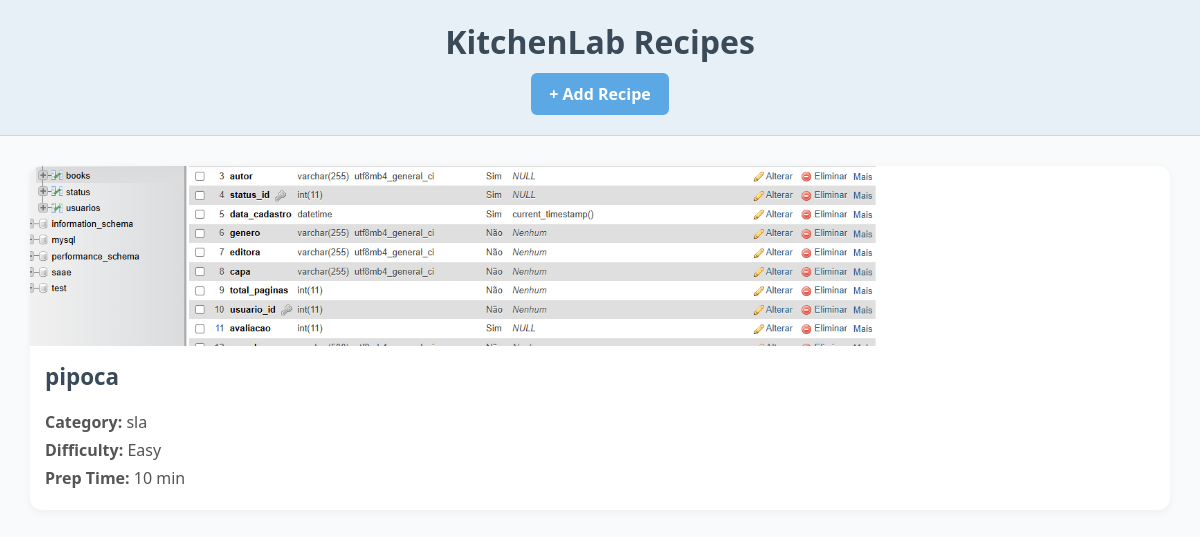
Before: / with the older database file.
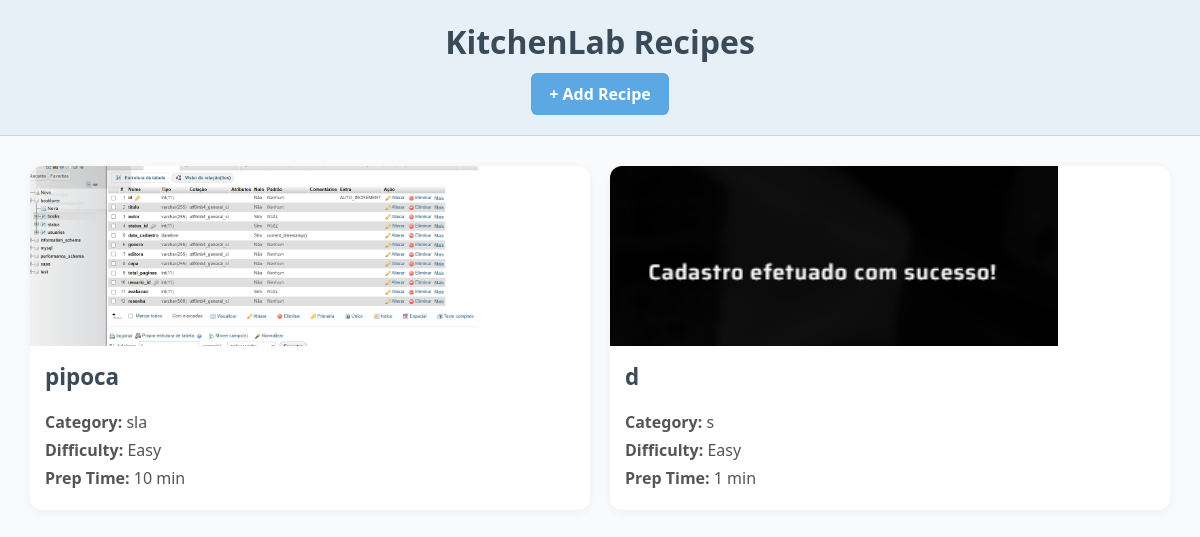
After: the same page with the newer database file.
### recipes/models.py (models this page shows, shortened)
class Recipe(models.Model):
    DIFFICULTY_CHOICES = [
        ('Easy', 'Easy'),
        ('Medium', 'Medium'),
        ('Hard', 'Hard'),
    ]
    name = models.CharField(max_length=100)
    ingredients = models.TextField()
    instructions = models.TextField()
    prep_time = models.IntegerField(help_text="Preparation time in minutes")
    difficulty = models.CharField(max_length=20, choices=DIFFICULTY_CHOICES)
    category = models.CharField(max_length=50)
    image = models.ImageField(upload_to='recipe_images/', null=True, blank=True)
    created_by = models.ForeignKey(User, on_delete=models.CASCADE)
    created_at = models.DateTimeField(auto_now_add=True)

### recipes/views.py (the view)
# urls.py: path('', views.index, name='index'),
def index(request):
    recipes = Recipe.objects.all()
    return render(request, 'recipes/index.html', {'recipes': recipes})

### recipes/templates/recipes/index.html (shortened to what this page needs)
{% load static %}
<!DOCTYPE html>
<html lang="en">
  <head>
    <link rel="stylesheet" href="{% static 'recipes/style.css' %}" />
  </head>
  <body>
    <header class="header">
      <h1>KitchenLab Recipes</h1>
      <a href="{% url 'add_recipe' %}" class="add-btn">+ Add Recipe</a>
    </header>
    <main class="recipes-container">
      {% for recipe in recipes %}
      <div class="recipe-card">
        {% if recipe.image %}
        <img
          src="{{ recipe.image.url }}"
          alt="{{ recipe.name }}"
          class="recipe-img"
        />
        {% endif %}
        <div class="recipe-content">
          <h2>{{ recipe.name }}</h2>
          <p><strong>Category:</strong> {{ recipe.category }}</p>
          <p><strong>Difficulty:</strong> {{ recipe.difficulty }}</p>
          <p><strong>Prep Time:</strong> {{ recipe.prep_time }} min</p>
        </div>
      </div>
      {% empty %}
      <p class="empty-msg">No recipes added yet.</p>
      {% endfor %}
    </main>
  </body>
</html>

Changed rows visible on the page:
added Recipe: image (picture), name "d", category "s", difficulty "Easy", prep_time "1"
